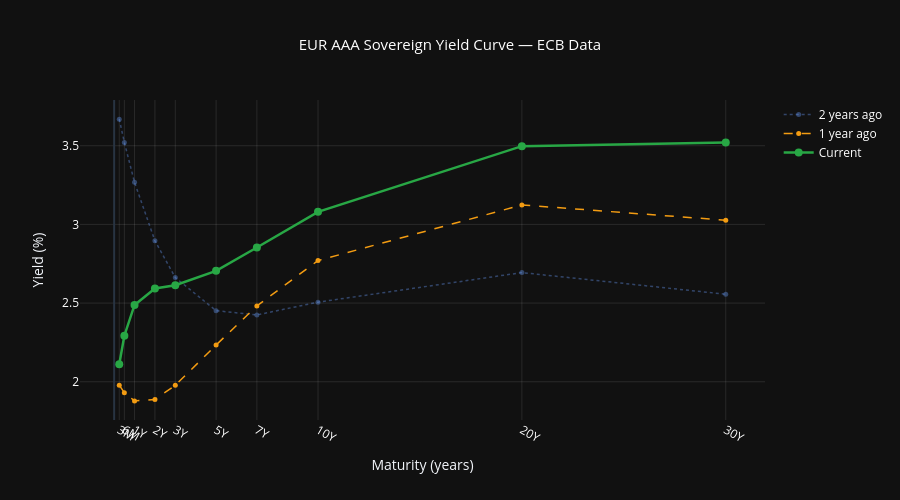

Here is the notebook cell this chart was saved with:
### Code cell
import pandas as pd
import numpy as np
import plotly.graph_objects as go
from plotly.subplots import make_subplots
import requests

# ============================================================
# PULL ECB YIELD CURVE DATA
# ============================================================
# ECB publishes AAA-rated euro area sovereign yield curves daily
# We pull directly from their public API

def get_ecb_yields():
    """
    Pull ECB AAA euro area yield curve data.
    Maturities: 3m, 6m, 1y, 2y, 3y, 5y, 7y, 10y, 20y, 30y
    """
    
    # ECB SDW API endpoint for yield curve data
    # Series: YC.B.U2.EUR.4F.G_N_A.SV_C_YM — AAA rated, spot rates
    maturities = {
        "3M":  "YC.B.U2.EUR.4F.G_N_A.SV_C_YM.SR_3M",
        "6M":  "YC.B.U2.EUR.4F.G_N_A.SV_C_YM.SR_6M",
        "1Y":  "YC.B.U2.EUR.4F.G_N_A.SV_C_YM.SR_1Y",
        "2Y":  "YC.B.U2.EUR.4F.G_N_A.SV_C_YM.SR_2Y",
        "3Y":  "YC.B.U2.EUR.4F.G_N_A.SV_C_YM.SR_3Y",
        "5Y":  "YC.B.U2.EUR.4F.G_N_A.SV_C_YM.SR_5Y",
        "7Y":  "YC.B.U2.EUR.4F.G_N_A.SV_C_YM.SR_7Y",
        "10Y": "YC.B.U2.EUR.4F.G_N_A.SV_C_YM.SR_10Y",
        "20Y": "YC.B.U2.EUR.4F.G_N_A.SV_C_YM.SR_20Y",
        "30Y": "YC.B.U2.EUR.4F.G_N_A.SV_C_YM.SR_30Y",
    }
    
    all_data = {}
    
    for label, series_key in maturities.items():
        url = (f"https://data-api.ecb.europa.eu/service/data/"
               f"YC/{series_key.split('YC.')[1]}"
               f"?format=csvdata&startPeriod=2020-01-01")
        
        try:
            response = requests.get(url, timeout=15)
            if response.status_code == 200:
                from io import StringIO
                df = pd.read_csv(StringIO(response.text))
                # ECB CSV has TIME_PERIOD and OBS_VALUE columns
                df = df[["TIME_PERIOD", "OBS_VALUE"]].copy()
                df["TIME_PERIOD"] = pd.to_datetime(df["TIME_PERIOD"])
                df = df.set_index("TIME_PERIOD")
                all_data[label] = pd.to_numeric(df["OBS_VALUE"], errors="coerce")
                print(f"  ✅ {label} loaded — {len(df)} observations")
            else:
                print(f"  ❌ {label} failed — status {response.status_code}")
        except Exception as e:
            print(f"  ❌ {label} error — {e}")
    
    return pd.DataFrame(all_data).dropna(how="all")

print("Pulling ECB yield curve data...")
print("=" * 45)
yields = get_ecb_yields()
print("=" * 45)
print(f"\nData loaded: {len(yields)} trading days")
print(f"From: {yields.index[0].date()} to {yields.index[-1].date()}")

# ============================================================
# PLOT CURRENT YIELD CURVE
# ============================================================

# Maturity in years for x axis
mat_years = [0.25, 0.5, 1, 2, 3, 5, 7, 10, 20, 30]
mat_labels = ["3M", "6M", "1Y", "2Y", "3Y", "5Y", "7Y", "10Y", "20Y", "30Y"]

current = yields.iloc[-1]
one_year_ago = yields.iloc[-253] if len(yields) > 253 else yields.iloc[0]
two_years_ago = yields.iloc[-505] if len(yields) > 505 else yields.iloc[0]

fig = go.Figure()

fig.add_trace(go.Scatter(
    x=mat_years, y=two_years_ago.values,
    mode="lines+markers", name="2 years ago",
    line=dict(color="rgba(100,149,237,0.4)", width=1.5, dash="dot"),
    marker=dict(size=5)
))

fig.add_trace(go.Scatter(
    x=mat_years, y=one_year_ago.values,
    mode="lines+markers", name="1 year ago",
    line=dict(color="#f39c12", width=1.5, dash="dash"),
    marker=dict(size=5)
))

fig.add_trace(go.Scatter(
    x=mat_years, y=current.values,
    mode="lines+markers", name="Current",
    line=dict(color="#28a745", width=2.5),
    marker=dict(size=8),
    hovertemplate="Maturity: %{x}Y<br>Yield: %{y:.3f}%<extra></extra>"
))

fig.update_layout(
    title=dict(
        text="EUR AAA Sovereign Yield Curve — ECB Data",
        x=0.5, font=dict(color="white", size=15)
    ),
    xaxis=dict(
        title="Maturity (years)",
        tickvals=mat_years,
        ticktext=mat_labels,
        tickfont=dict(color="white"),
        gridcolor="rgba(255,255,255,0.1)"
    ),
    yaxis=dict(
        title="Yield (%)",
        tickfont=dict(color="white"),
        gridcolor="rgba(255,255,255,0.1)"
    ),
    template="plotly_dark",
    height=500,
    legend=dict(font=dict(color="white"))
)

fig.show()

print(f"\n  Current EUR Yield Curve ({yields.index[-1].date()})")
print(f"  {'='*40}")
for label, val in zip(mat_labels, current.values):
    print(f"  {label:<6} {val:.3f}%")

### Figure 1 — Plotly figure (JSON) as saved in the notebook; plotly's stock layout.template omitted (floating-point values rounded to 4 significant figures)
{"data": [{"line": {"color": "rgba(100,149,237,0.4)", "dash": "dot", "width": 1.5}, "marker": {"size": 5}, "mode": "lines+markers", "name": "2 years ago", "type": "scatter", "x": [0.25, 0.5, 1, 2, 3, 5, 7, 10, 20, 30], "y": [3.669, 3.521, 3.267, 2.896, 2.662, 2.452, 2.425, 2.506, 2.694, 2.556]}, {"line": {"color": "#f39c12", "dash": "dash", "width": 1.5}, "marker": {"size": 5}, "mode": "lines+markers", "name": "1 year ago", "type": "scatter", "x": [0.25, 0.5, 1, 2, 3, 5, 7, 10, 20, 30], "y": [1.978, 1.931, 1.878, 1.887, 1.978, 2.234, 2.482, 2.77, 3.124, 3.027]}, {"hovertemplate": "Maturity: %{x}Y<br>Yield: %{y:.3f}%<extra></extra>", "line": {"color": "#28a745", "width": 2.5}, "marker": {"size": 8}, "mode": "lines+markers", "name": "Current", "type": "scatter", "x": [0.25, 0.5, 1, 2, 3, 5, 7, 10, 20, 30], "y": [2.111, 2.293, 2.488, 2.592, 2.613, 2.705, 2.853, 3.08, 3.497, 3.52]}], "layout": {"height": 500, "legend": {"font": {"color": "white"}}, "title": {"font": {"color": "white", "size": 15}, "text": "EUR AAA Sovereign Yield Curve — ECB Data", "x": 0.5}, "xaxis": {"gridcolor": "rgba(255,255,255,0.1)", "tickfont": {"color": "white"}, "ticktext": ["3M", "6M", "1Y", "2Y", "3Y", "5Y", "7Y", "10Y", "20Y", "30Y"], "tickvals": [0.25, 0.5, 1, 2, 3, 5, 7, 10, 20, 30], "title": {"text": "Maturity (years)"}}, "yaxis": {"gridcolor": "rgba(255,255,255,0.1)", "tickfont": {"color": "white"}, "title": {"text": "Yield (%)"}}}}
